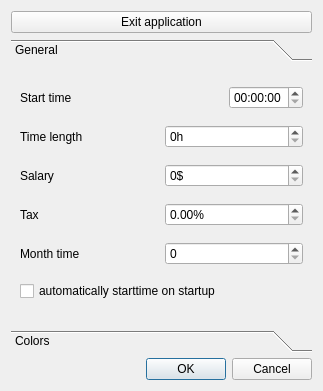
<?xml version="1.0" encoding="UTF-8"?>
<ui version="4.0">
 <class>SettingsDialog</class>
 <widget class="QDialog" name="SettingsDialog">
  <property name="geometry">
   <rect>
    <x>0</x>
    <y>0</y>
    <width>323</width>
    <height>391</height>
   </rect>
  </property>
  <property name="windowTitle">
   <string>Settings</string>
  </property>
  <layout class="QVBoxLayout" name="verticalLayout">
   <item>
    <widget class="QPushButton" name="pushButton">
     <property name="text">
      <string>Exit application</string>
     </property>
    </widget>
   </item>
   <item>
    <widget class="QToolBox" name="toolBox">
     <property name="frameShape">
      <enum>QFrame::NoFrame</enum>
     </property>
     <property name="currentIndex">
      <number>0</number>
     </property>
     <widget class="QWidget" name="page">
      <property name="geometry">
       <rect>
        <x>0</x>
        <y>0</y>
        <width>305</width>
        <height>249</height>
       </rect>
      </property>
      <attribute name="label">
       <string>General</string>
      </attribute>
      <layout class="QVBoxLayout" name="verticalLayout_2">
       <item>
        <layout class="QHBoxLayout" name="horizontalLayout">
         <item>
          <widget class="QLabel" name="label">
           <property name="text">
            <string>Start time</string>
           </property>
          </widget>
         </item>
         <item>
          <spacer name="horizontalSpacer">
           <property name="orientation">
            <enum>Qt::Horizontal</enum>
           </property>
           <property name="sizeHint" stdset="0">
            <size>
             <width>40</width>
             <height>20</height>
            </size>
           </property>
          </spacer>
         </item>
         <item>
          <widget class="QTimeEdit" name="timeEdit">
           <property name="displayFormat">
            <string>HH:mm:ss</string>
           </property>
          </widget>
         </item>
        </layout>
       </item>
       <item>
        <layout class="QHBoxLayout" name="horizontalLayout_2">
         <item>
          <widget class="QLabel" name="label_2">
           <property name="text">
            <string>Time length</string>
           </property>
          </widget>
         </item>
         <item>
          <widget class="QSpinBox" name="spinBox">
           <property name="suffix">
            <string>h</string>
           </property>
           <property name="maximum">
            <number>12</number>
           </property>
          </widget>
         </item>
        </layout>
       </item>
       <item>
        <layout class="QHBoxLayout" name="horizontalLayout_3">
         <item>
          <widget class="QLabel" name="label_3">
           <property name="text">
            <string>Salary</string>
           </property>
          </widget>
         </item>
         <item>
          <widget class="QSpinBox" name="spinBox_2">
           <property name="suffix">
            <string>$</string>
           </property>
           <property name="minimum">
            <number>0</number>
           </property>
           <property name="maximum">
            <number>99999</number>
           </property>
           <property name="value">
            <number>0</number>
           </property>
          </widget>
         </item>
        </layout>
       </item>
       <item>
        <layout class="QHBoxLayout" name="horizontalLayout_4">
         <item>
          <widget class="QLabel" name="label_4">
           <property name="text">
            <string>Tax</string>
           </property>
          </widget>
         </item>
         <item>
          <widget class="QDoubleSpinBox" name="doubleSpinBox">
           <property name="suffix">
            <string>%</string>
           </property>
          </widget>
         </item>
        </layout>
       </item>
       <item>
        <layout class="QHBoxLayout" name="horizontalLayout_5">
         <item>
          <widget class="QLabel" name="label_5">
           <property name="text">
            <string>Month time</string>
           </property>
          </widget>
         </item>
         <item>
          <widget class="QSpinBox" name="spinBox_3">
           <property name="maximum">
            <number>99999</number>
           </property>
          </widget>
         </item>
        </layout>
       </item>
       <item>
        <widget class="QCheckBox" name="checkBox">
         <property name="text">
          <string>automatically starttime on startup</string>
         </property>
        </widget>
       </item>
      </layout>
     </widget>
     <widget class="QWidget" name="page_2">
      <property name="geometry">
       <rect>
        <x>0</x>
        <y>0</y>
        <width>407</width>
        <height>294</height>
       </rect>
      </property>
      <attribute name="label">
       <string>Colors</string>
      </attribute>
      <layout class="QVBoxLayout" name="verticalLayout_3">
       <item>
        <widget class="QTableView" name="tableView"/>
       </item>
      </layout>
     </widget>
    </widget>
   </item>
   <item>
    <widget class="QDialogButtonBox" name="buttonBox">
     <property name="orientation">
      <enum>Qt::Horizontal</enum>
     </property>
     <property name="standardButtons">
      <set>QDialogButtonBox::Cancel|QDialogButtonBox::Ok</set>
     </property>
    </widget>
   </item>
  </layout>
 </widget>
 <resources/>
 <connections>
  <connection>
   <sender>buttonBox</sender>
   <signal>accepted()</signal>
   <receiver>SettingsDialog</receiver>
   <slot>accept()</slot>
   <hints>
    <hint type="sourcelabel">
     <x>248</x>
     <y>254</y>
    </hint>
    <hint type="destinationlabel">
     <x>157</x>
     <y>274</y>
    </hint>
   </hints>
  </connection>
  <connection>
   <sender>buttonBox</sender>
   <signal>rejected()</signal>
   <receiver>SettingsDialog</receiver>
   <slot>reject()</slot>
   <hints>
    <hint type="sourcelabel">
     <x>316</x>
     <y>260</y>
    </hint>
    <hint type="destinationlabel">
     <x>286</x>
     <y>274</y>
    </hint>
   </hints>
  </connection>
  <connection>
   <sender>checkBox</sender>
   <signal>toggled(bool)</signal>
   <receiver>timeEdit</receiver>
   <slot>setDisabled(bool)</slot>
   <hints>
    <hint type="sourcelabel">
     <x>131</x>
     <y>97</y>
    </hint>
    <hint type="destinationlabel">
     <x>218</x>
     <y>24</y>
    </hint>
   </hints>
  </connection>
 </connections>
</ui>
